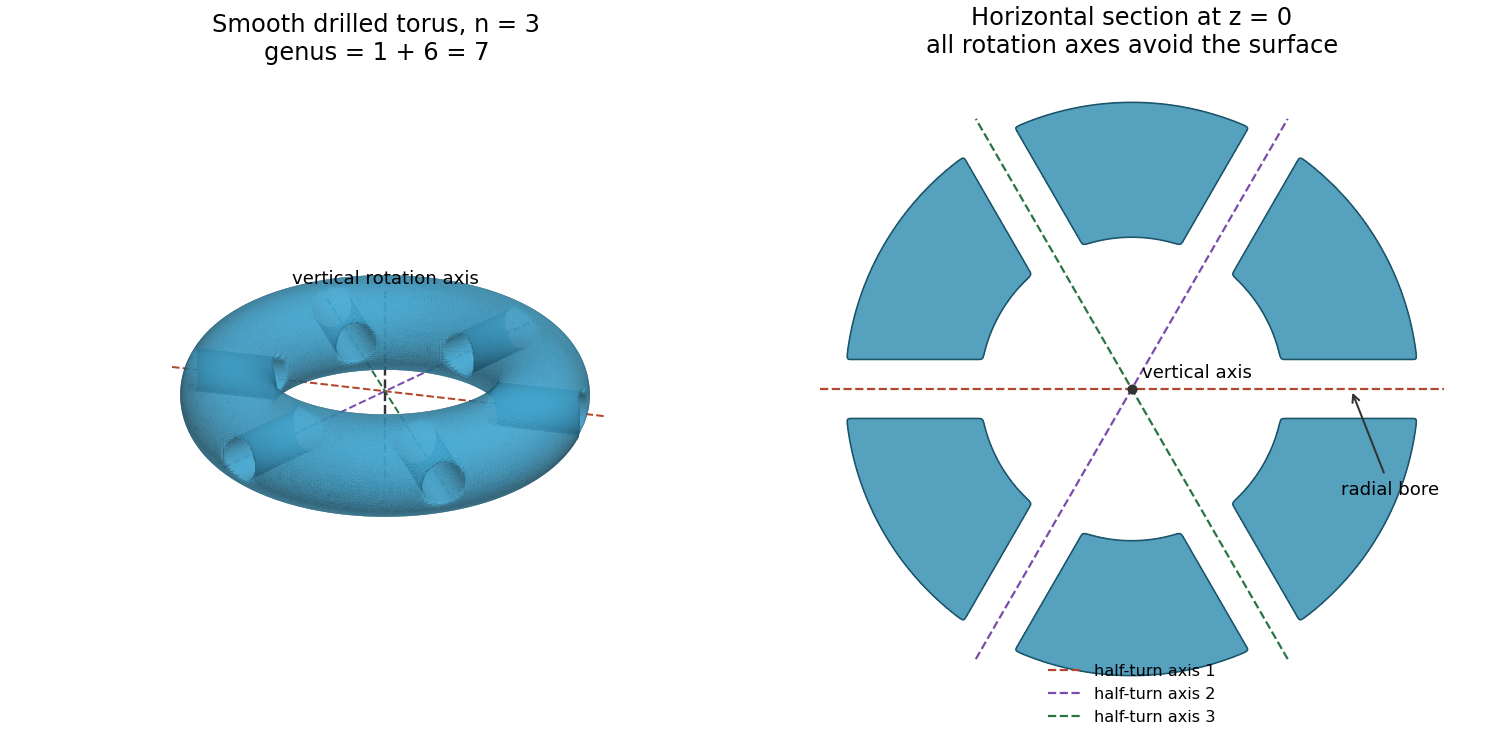

Reproduce this figure in Python.
"""Original drilled-torus figure; Python 3.14.4, NumPy 2.3.5, Matplotlib 3.10.7.

Uses only the dependencies in the wiki's root pyproject.toml. Run from the
desired output directory; the PNG and mesh-check JSON are written there.
The mesh is a marching-tetrahedra approximation to a smooth maximum of a
solid-torus defining function and three cylindrical bore defining functions.
"""

import json
from pathlib import Path

import matplotlib

matplotlib.use("Agg")
import matplotlib.pyplot as plt
import numpy as np
from mpl_toolkits.mplot3d.art3d import Poly3DCollection


N = 3
R = 2.6
TUBE_RADIUS = 0.8
BORE_RADIUS = 0.35
SMOOTHNESS = 60.0
AXIS_ANGLES = np.arange(N) * np.pi / N


def field(x, y, z):
    """Negative inside the smoothed solid; positive on every rotation axis."""
    value = (np.hypot(x, y) - R) ** 2 + z * z - TUBE_RADIUS**2
    value = SMOOTHNESS * value
    for theta in AXIS_ANGLES:
        transverse = -x * np.sin(theta) + y * np.cos(theta)
        bore = BORE_RADIUS**2 - transverse**2 - z**2
        value = np.logaddexp(value, SMOOTHNESS * bore)
    return value / SMOOTHNESS


def extract_mesh():
    # A fixed diagonal in every cube makes adjacent tetrahedra conforming.
    nx, ny, nz = 137, 137, 49
    xs = np.linspace(-3.65, 3.65, nx)
    ys = np.linspace(-3.65, 3.65, ny)
    zs = np.linspace(-1.0, 1.0, nz)
    xx, yy, zz = np.meshgrid(xs, ys, zs, indexing="ij")
    xyz = np.column_stack((xx.ravel(), yy.ravel(), zz.ravel()))
    values = field(xx, yy, zz).ravel()
    ii, jj, kk = np.meshgrid(
        np.arange(nx - 1), np.arange(ny - 1), np.arange(nz - 1), indexing="ij"
    )
    bases = ((ii * ny + jj) * nz + kk).ravel()
    offsets = np.array([0, ny * nz, nz, ny * nz + nz,
                        1, ny * nz + 1, nz + 1, ny * nz + nz + 1])
    tetrahedra = [(0, 1, 3, 7), (0, 3, 2, 7), (0, 2, 6, 7),
                  (0, 6, 4, 7), (0, 4, 5, 7), (0, 5, 1, 7)]
    all_triangle_edges = []
    for tet in tetrahedra:
        ids = bases[:, None] + offsets[list(tet)]
        inside = values[ids] < 0
        patterns = inside @ np.array([1, 2, 4, 8])
        for pattern in range(1, 15):
            selected = ids[patterns == pattern]
            if not len(selected):
                continue
            inn = [i for i in range(4) if pattern & (1 << i)]
            out = [i for i in range(4) if not pattern & (1 << i)]
            if len(inn) in (1, 3):
                if len(inn) == 1:
                    local_edges = [(inn[0], j) for j in out]
                else:
                    local_edges = [(out[0], j) for j in inn]
                all_triangle_edges.append(selected[:, local_edges])
            else:
                a, b = inn
                c, d = out
                # Intersections a-c, a-d, b-d, b-c form the quadrilateral.
                for local_edges in [[(a, c), (a, d), (b, d)],
                                    [(a, c), (b, d), (b, c)]]:
                    all_triangle_edges.append(selected[:, local_edges])
    triangle_edges = np.concatenate(all_triangle_edges)
    triangle_edges.sort(axis=2)
    edges, inverse = np.unique(triangle_edges.reshape(-1, 2), axis=0,
                               return_inverse=True)
    weights = values[edges[:, 0]] / (values[edges[:, 0]] - values[edges[:, 1]])
    vertices = (xyz[edges[:, 0]] * (1 - weights[:, None])
                + xyz[edges[:, 1]] * weights[:, None])
    faces = inverse.reshape(-1, 3)
    return vertices, faces


def mesh_checks(vertices, faces):
    mesh_edges = np.concatenate((faces[:, [0, 1]], faces[:, [1, 2]],
                                 faces[:, [2, 0]]))
    mesh_edges.sort(axis=1)
    unique_edges, counts = np.unique(mesh_edges, axis=0, return_counts=True)
    parents = np.arange(len(vertices))

    def root(a):
        while parents[a] != a:
            parents[a] = parents[parents[a]]
            a = parents[a]
        return a

    for a, b in unique_edges:
        parents[root(a)] = root(b)
    components = len({root(i) for i in range(len(vertices))})
    chi = len(vertices) - len(unique_edges) + len(faces)
    # Check invariance analytically at numerical samples, not just on the mesh.
    rng = np.random.default_rng(2023)
    p = rng.uniform(-3.4, 3.4, (1000, 3))
    angle = 2 * np.pi / N
    beta = np.array([[np.cos(angle), np.sin(angle), 0],
                     [-np.sin(angle), np.cos(angle), 0], [0, 0, 1]])
    alpha = np.diag([1, -1, -1])
    errors = []
    for matrix in (alpha, beta):
        q = p @ matrix.T
        errors.append(float(np.max(np.abs(field(*p.T) - field(*q.T)))))
    t = np.linspace(-4, 4, 2001)
    axis_minima = [float(np.min(field(0 * t, 0 * t, t)))]
    for angle in AXIS_ANGLES:
        axis_minima.append(float(np.min(field(t * np.cos(angle),
                                              t * np.sin(angle), 0 * t))))
    checks = {"vertices": len(vertices), "edges": len(unique_edges),
              "faces": len(faces), "euler_characteristic": chi,
              "genus": (2 - chi) // 2, "components": components,
              "all_edges_have_two_incident_faces": bool(np.all(counts == 2)),
              "generator_invariance_errors": errors,
              "minimum_field_on_rotation_axes": axis_minima}
    assert components == 1 and chi == -12 and np.all(counts == 2), checks
    assert max(errors) < 1e-12 and min(axis_minima) > 0, checks
    return checks


def make_figure(vertices, faces):
    plt.rcParams.update({"font.size": 10, "figure.facecolor": "white"})
    fig = plt.figure(figsize=(10.4, 5.1), layout="constrained")
    ax = fig.add_subplot(1, 2, 1, projection="3d")
    triangles = vertices[faces]
    normals = np.cross(triangles[:, 1] - triangles[:, 0],
                       triangles[:, 2] - triangles[:, 0])
    normals /= np.linalg.norm(normals, axis=1)[:, None]
    light = np.array([0.3, -0.5, 0.8])
    light /= np.linalg.norm(light)
    shade = 0.42 + 0.58 * np.abs(normals @ light)
    colors = np.column_stack((0.28 * shade, 0.68 * shade, 0.85 * shade,
                              np.ones(len(shade))))
    mesh = Poly3DCollection(triangles, facecolors=colors, edgecolors="none",
                            linewidth=0, rasterized=True)
    ax.add_collection3d(mesh)
    colors_axes = ["#b4462e", "#7a4bab", "#277341"]
    for theta, color in zip(AXIS_ANGLES, colors_axes):
        t = np.linspace(-3.7, 3.7, 2)
        ax.plot(t * np.cos(theta), t * np.sin(theta), 0 * t,
                color=color, linestyle="--", linewidth=1.0)
    ax.plot([0, 0], [0, 0], [-1.6, 1.8], color="#333333",
            linestyle="--", linewidth=1.2)
    ax.text(0, 0, 1.92, "vertical rotation axis", ha="center", fontsize=9)
    ax.set(xlim=(-3.7, 3.7), ylim=(-3.7, 3.7), zlim=(-1.6, 2.0))
    ax.set_box_aspect((1, 1, 0.5))
    ax.view_init(elev=27, azim=-76)
    ax.set_axis_off()
    ax.set_title("Smooth drilled torus, n = 3\ngenus = 1 + 6 = 7", pad=1)

    plan = fig.add_subplot(1, 2, 2)
    q = np.linspace(-3.7, 3.7, 701)
    xx, yy = np.meshgrid(q, q)
    ff = field(xx, yy, 0 * xx)
    plan.contourf(xx, yy, ff, levels=[-100, 0], colors=["#55a1be"])
    plan.contour(xx, yy, ff, levels=[0], colors=["#1d556b"], linewidths=0.8)
    for j, (theta, color) in enumerate(zip(AXIS_ANGLES, colors_axes)):
        plan.plot(q * np.cos(theta), q * np.sin(theta), linestyle="--",
                  color=color, linewidth=1.1, label=f"half-turn axis {j+1}")
    plan.plot(0, 0, "o", color="#333333", markersize=4)
    plan.text(0.12, 0.14, "vertical axis", fontsize=9)
    plan.annotate("radial bore", xy=(R, 0), xytext=(3.65, -1.25),
                  arrowprops={"arrowstyle": "->", "color": "#333333"},
                  ha="right", fontsize=9)
    plan.set_aspect("equal")
    plan.set(xlim=(-3.85, 3.85), ylim=(-3.85, 3.85))
    plan.axis("off")
    plan.set_title("Horizontal section at z = 0\nall rotation axes avoid the surface")
    plan.legend(loc="lower center", fontsize=8, frameon=False,
                 bbox_to_anchor=(0.5, -0.04), ncol=1)
    fig.savefig("2023-dihedral-free-action.png", dpi=145, facecolor="white")
    plt.close(fig)


if __name__ == "__main__":
    vertices, faces = extract_mesh()
    checks = mesh_checks(vertices, faces)
    make_figure(vertices, faces)
    Path("2023-dihedral-free-action-checks.json").write_text(
        json.dumps(checks, indent=2) + "\n"
    )
    print(json.dumps(checks))
